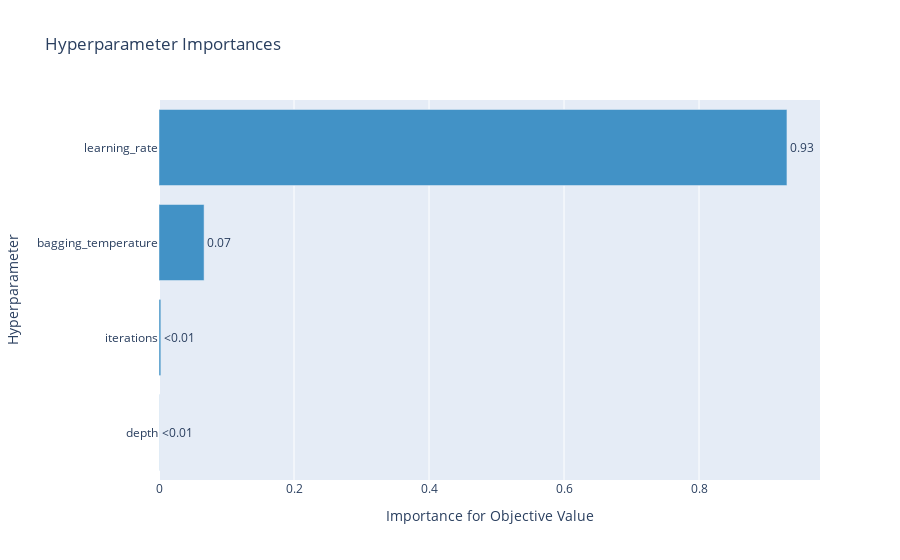

This figure's notebook cell:
### Code cell
# simple plot of hyperparameter importances (dropped l2_leaf_reg after this)
plot_param_importances(study)

### Figure 1 — Plotly figure (JSON) as saved in the notebook; plotly's stock layout.template omitted (floating-point values rounded to 4 significant figures)
{"data": [{"cliponaxis": false, "hovertemplate": ["depth (IntDistribution): 0.0002600082348104795<extra></extra>", "iterations (IntDistribution): 0.0027136636144159676<extra></extra>", "bagging_temperature (FloatDistribution): 0.06678644309242468<extra></extra>", "learning_rate (FloatDistribution): 0.930239885058349<extra></extra>"], "marker": {"color": "rgb(66,146,198)"}, "orientation": "h", "text": ["<0.01", "<0.01", "0.07", "0.93"], "textposition": "outside", "type": "bar", "x": [0.00026, 0.002714, 0.06679, 0.9302], "y": ["depth", "iterations", "bagging_temperature", "learning_rate"]}], "layout": {"showlegend": false, "title": {"text": "Hyperparameter Importances"}, "xaxis": {"title": {"text": "Importance for Objective Value"}}, "yaxis": {"title": {"text": "Hyperparameter"}}}}
